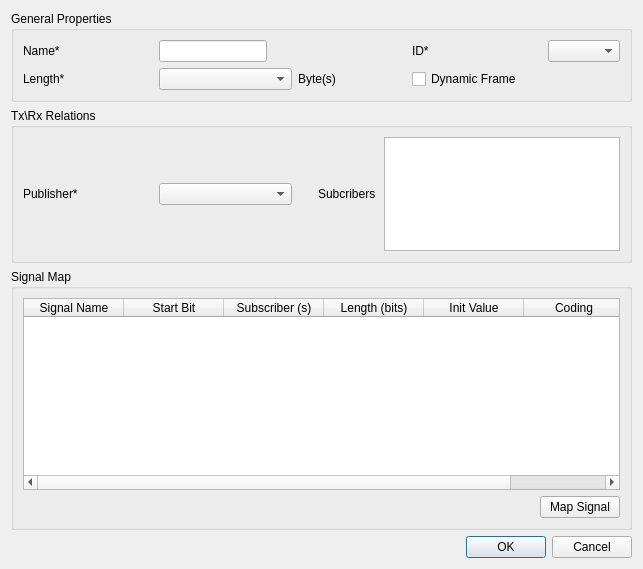
<?xml version="1.0" encoding="UTF-8"?>
<ui version="4.0">
 <class>UnConditionalFrameEditDlg</class>
 <widget class="QDialog" name="UnConditionalFrameEditDlg">
  <property name="geometry">
   <rect>
    <x>0</x>
    <y>0</y>
    <width>643</width>
    <height>569</height>
   </rect>
  </property>
  <property name="windowTitle">
   <string>Edit Unconditional Frame - Frame1</string>
  </property>
  <property name="windowIcon">
   <iconset resource="ldfeditor.qrc">
    <normaloff>:/LDFEditorIcons/Resources/icons/Frame.png</normaloff>:/LDFEditorIcons/Resources/icons/Frame.png</iconset>
  </property>
  <layout class="QVBoxLayout" name="verticalLayout">
   <item>
    <widget class="QGroupBox" name="groupBox">
     <property name="title">
      <string>General Properties</string>
     </property>
     <layout class="QHBoxLayout" name="horizontalLayout_6">
      <item>
       <layout class="QGridLayout" name="gridLayout_2">
        <item row="0" column="4">
         <widget class="QLabel" name="label_2">
          <property name="sizePolicy">
           <sizepolicy hsizetype="Fixed" vsizetype="Fixed">
            <horstretch>0</horstretch>
            <verstretch>0</verstretch>
           </sizepolicy>
          </property>
          <property name="minimumSize">
           <size>
            <width>130</width>
            <height>0</height>
           </size>
          </property>
          <property name="text">
           <string>ID*</string>
          </property>
         </widget>
        </item>
        <item row="0" column="0">
         <widget class="QLabel" name="label">
          <property name="sizePolicy">
           <sizepolicy hsizetype="Fixed" vsizetype="Fixed">
            <horstretch>0</horstretch>
            <verstretch>0</verstretch>
           </sizepolicy>
          </property>
          <property name="minimumSize">
           <size>
            <width>130</width>
            <height>0</height>
           </size>
          </property>
          <property name="text">
           <string>Name*</string>
          </property>
         </widget>
        </item>
        <item row="1" column="1">
         <widget class="QComboBox" name="comboFrameLength">
          <property name="sizePolicy">
           <sizepolicy hsizetype="Fixed" vsizetype="Fixed">
            <horstretch>0</horstretch>
            <verstretch>0</verstretch>
           </sizepolicy>
          </property>
          <property name="minimumSize">
           <size>
            <width>133</width>
            <height>0</height>
           </size>
          </property>
          <property name="maxVisibleItems">
           <number>8</number>
          </property>
          <property name="maxCount">
           <number>8</number>
          </property>
         </widget>
        </item>
        <item row="1" column="0">
         <widget class="QLabel" name="label_3">
          <property name="sizePolicy">
           <sizepolicy hsizetype="Fixed" vsizetype="Fixed">
            <horstretch>0</horstretch>
            <verstretch>0</verstretch>
           </sizepolicy>
          </property>
          <property name="minimumSize">
           <size>
            <width>130</width>
            <height>0</height>
           </size>
          </property>
          <property name="text">
           <string>Length*</string>
          </property>
         </widget>
        </item>
        <item row="0" column="2">
         <spacer name="horizontalSpacer">
          <property name="orientation">
           <enum>Qt::Horizontal</enum>
          </property>
          <property name="sizeType">
           <enum>QSizePolicy::Fixed</enum>
          </property>
          <property name="sizeHint" stdset="0">
           <size>
            <width>40</width>
            <height>20</height>
           </size>
          </property>
         </spacer>
        </item>
        <item row="0" column="5">
         <widget class="QComboBox" name="comboFrameId">
          <property name="sizePolicy">
           <sizepolicy hsizetype="Fixed" vsizetype="Fixed">
            <horstretch>0</horstretch>
            <verstretch>0</verstretch>
           </sizepolicy>
          </property>
          <property name="maxVisibleItems">
           <number>10</number>
          </property>
          <property name="maxCount">
           <number>61</number>
          </property>
         </widget>
        </item>
        <item row="0" column="1">
         <widget class="QLineEdit" name="editFrameName">
          <property name="sizePolicy">
           <sizepolicy hsizetype="Fixed" vsizetype="Fixed">
            <horstretch>0</horstretch>
            <verstretch>0</verstretch>
           </sizepolicy>
          </property>
         </widget>
        </item>
        <item row="0" column="3">
         <layout class="QHBoxLayout" name="horizontalLayout"/>
        </item>
        <item row="1" column="3">
         <layout class="QHBoxLayout" name="horizontalLayout_3"/>
        </item>
        <item row="1" column="2">
         <widget class="QLabel" name="label_6">
          <property name="text">
           <string>Byte(s)</string>
          </property>
         </widget>
        </item>
        <item row="1" column="4">
         <widget class="QCheckBox" name="chkDynFrame">
          <property name="sizePolicy">
           <sizepolicy hsizetype="Fixed" vsizetype="Fixed">
            <horstretch>0</horstretch>
            <verstretch>0</verstretch>
           </sizepolicy>
          </property>
          <property name="minimumSize">
           <size>
            <width>130</width>
            <height>0</height>
           </size>
          </property>
          <property name="text">
           <string>Dynamic Frame</string>
          </property>
         </widget>
        </item>
       </layout>
      </item>
     </layout>
    </widget>
   </item>
   <item>
    <widget class="QGroupBox" name="groupBox_3">
     <property name="sizePolicy">
      <sizepolicy hsizetype="Preferred" vsizetype="Preferred">
       <horstretch>0</horstretch>
       <verstretch>0</verstretch>
      </sizepolicy>
     </property>
     <property name="title">
      <string>Tx\Rx Relations</string>
     </property>
     <layout class="QHBoxLayout" name="horizontalLayout_4">
      <item>
       <layout class="QHBoxLayout" name="horizontalLayout_2">
        <item>
         <widget class="QLabel" name="label_4">
          <property name="sizePolicy">
           <sizepolicy hsizetype="Fixed" vsizetype="Fixed">
            <horstretch>0</horstretch>
            <verstretch>0</verstretch>
           </sizepolicy>
          </property>
          <property name="minimumSize">
           <size>
            <width>130</width>
            <height>0</height>
           </size>
          </property>
          <property name="text">
           <string>Publisher*</string>
          </property>
         </widget>
        </item>
        <item>
         <widget class="QComboBox" name="comboPublisher">
          <property name="sizePolicy">
           <sizepolicy hsizetype="Fixed" vsizetype="Fixed">
            <horstretch>0</horstretch>
            <verstretch>0</verstretch>
           </sizepolicy>
          </property>
          <property name="minimumSize">
           <size>
            <width>133</width>
            <height>0</height>
           </size>
          </property>
         </widget>
        </item>
        <item>
         <spacer name="horizontalSpacer_2">
          <property name="orientation">
           <enum>Qt::Horizontal</enum>
          </property>
          <property name="sizeHint" stdset="0">
           <size>
            <width>40</width>
            <height>20</height>
           </size>
          </property>
         </spacer>
        </item>
        <item>
         <widget class="QLabel" name="label_5">
          <property name="sizePolicy">
           <sizepolicy hsizetype="Preferred" vsizetype="Fixed">
            <horstretch>0</horstretch>
            <verstretch>0</verstretch>
           </sizepolicy>
          </property>
          <property name="minimumSize">
           <size>
            <width>60</width>
            <height>0</height>
           </size>
          </property>
          <property name="text">
           <string>Subcribers</string>
          </property>
         </widget>
        </item>
        <item>
         <widget class="QListWidget" name="listSubscribers">
          <property name="sizePolicy">
           <sizepolicy hsizetype="Preferred" vsizetype="Preferred">
            <horstretch>0</horstretch>
            <verstretch>0</verstretch>
           </sizepolicy>
          </property>
         </widget>
        </item>
       </layout>
      </item>
     </layout>
    </widget>
   </item>
   <item>
    <widget class="QGroupBox" name="groupBox_2">
     <property name="title">
      <string>Signal Map</string>
     </property>
     <layout class="QHBoxLayout" name="horizontalLayout_5">
      <item>
       <layout class="QGridLayout" name="gridLayout_4">
        <item row="1" column="1">
         <widget class="QPushButton" name="btnMapSignal">
          <property name="sizePolicy">
           <sizepolicy hsizetype="Fixed" vsizetype="Fixed">
            <horstretch>0</horstretch>
            <verstretch>0</verstretch>
           </sizepolicy>
          </property>
          <property name="text">
           <string>Map Signal</string>
          </property>
         </widget>
        </item>
        <item row="1" column="0">
         <spacer name="horizontalSpacer_6">
          <property name="orientation">
           <enum>Qt::Horizontal</enum>
          </property>
          <property name="sizeHint" stdset="0">
           <size>
            <width>40</width>
            <height>20</height>
           </size>
          </property>
         </spacer>
        </item>
        <item row="0" column="0" colspan="2">
         <widget class="LDFCommonTableWidget" name="tableSignals">
          <property name="sizePolicy">
           <sizepolicy hsizetype="Expanding" vsizetype="Fixed">
            <horstretch>0</horstretch>
            <verstretch>0</verstretch>
           </sizepolicy>
          </property>
          <property name="editTriggers">
           <set>QAbstractItemView::NoEditTriggers</set>
          </property>
          <column>
           <property name="text">
            <string>Signal Name</string>
           </property>
          </column>
          <column>
           <property name="text">
            <string>Start Bit</string>
           </property>
          </column>
          <column>
           <property name="text">
            <string>Subscriber (s)</string>
           </property>
          </column>
          <column>
           <property name="text">
            <string>Length (bits)</string>
           </property>
          </column>
          <column>
           <property name="text">
            <string>Init Value</string>
           </property>
          </column>
          <column>
           <property name="text">
            <string>Coding</string>
           </property>
          </column>
         </widget>
        </item>
       </layout>
      </item>
     </layout>
    </widget>
   </item>
   <item>
    <layout class="QGridLayout" name="gridLayout">
     <item row="0" column="0">
      <spacer name="horizontalSpacer_4">
       <property name="orientation">
        <enum>Qt::Horizontal</enum>
       </property>
       <property name="sizeHint" stdset="0">
        <size>
         <width>40</width>
         <height>20</height>
        </size>
       </property>
      </spacer>
     </item>
     <item row="0" column="1">
      <widget class="QDialogButtonBox" name="buttonBox">
       <property name="sizePolicy">
        <sizepolicy hsizetype="Fixed" vsizetype="Fixed">
         <horstretch>0</horstretch>
         <verstretch>0</verstretch>
        </sizepolicy>
       </property>
       <property name="standardButtons">
        <set>QDialogButtonBox::Cancel|QDialogButtonBox::Ok</set>
       </property>
      </widget>
     </item>
    </layout>
   </item>
  </layout>
  <zorder>groupBox_2</zorder>
  <zorder>groupBox</zorder>
  <zorder>groupBox_3</zorder>
 </widget>
 <customwidgets>
  <customwidget>
   <class>LDFCommonTableWidget</class>
   <extends>QTableWidget</extends>
   <header>ldfcommontablewidget.h</header>
  </customwidget>
 </customwidgets>
 <resources>
  <include location="ldfeditor.qrc"/>
 </resources>
 <connections/>
</ui>
